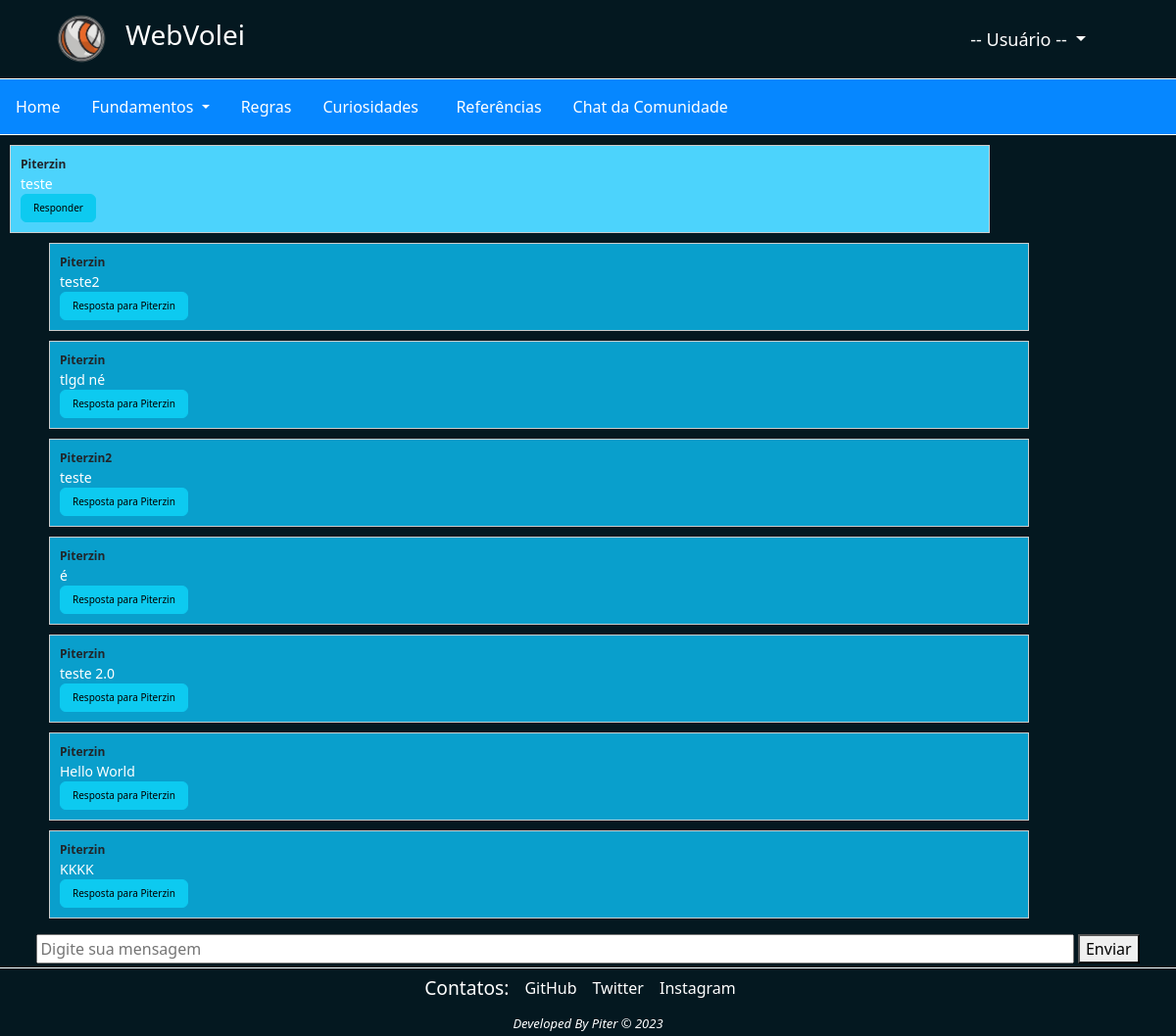
The app's page /openChat/ (signed in), older data.
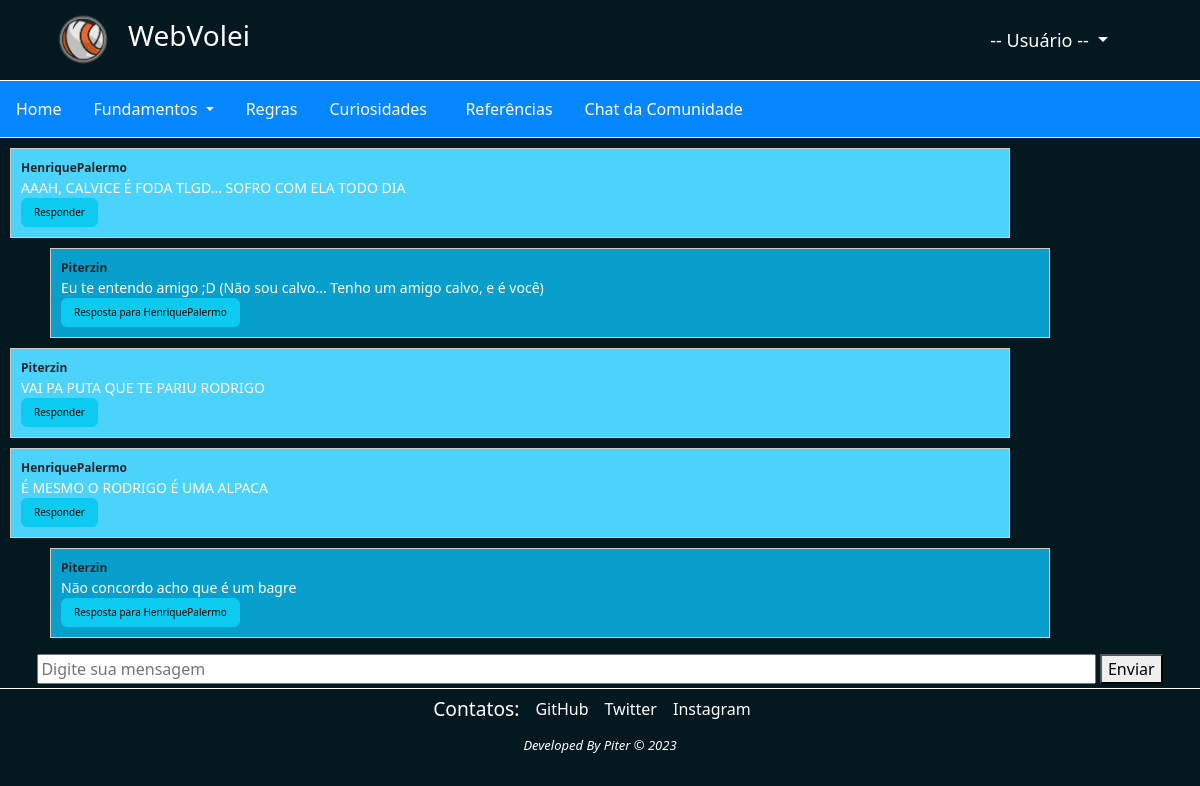
The same page, newer data.
### Entrada/models.py (models this page shows, shortened)
class Mensage(models.Model):
    id = models.DecimalField(primary_key=True, max_digits=20, decimal_places=0)
    mensage = models.CharField(max_length=400, blank=True)
    id_user = models.CharField(max_length=150, blank=True)
    key = models.ForeignKey("self", related_name="self", on_delete=models.CASCADE, null=True, blank=True)

### Entrada/views.py (the view)
# urls.py: path('openChat/', views.openChat, name="openChat"),
@login_required(login_url="openLogin")
def openChat(request):
    mensages = Mensage.objects.all()
    return render(request,'chat.html',{"caso1": True, "mensagens": mensages})

### Entrada/templates/chat.html (shortened to what the changed rows need)
<!DOCTYPE html>
<html lang="pt-br">
<head>
    <link href="https://cdn.jsdelivr.net/npm/bootstrap@5.3.1/dist/css/bootstrap.min.css" rel="stylesheet"
>
    <link rel="stylesheet" href="https://cdn.jsdelivr.net/npm/bootstrap-icons@1.10.5/font/bootstrap-icons.css">
    <link rel="stylesheet" href="../static/css/css-Chat.css">
</head>
<body>
    <div id="con">
      <div id="textosMensage">
      {% for i in mensagens %}
      {% if i.key == None %}
      <div class="chat-message container-fluid" id="{{ i.mensage }}1" style="width: 1000px; overflow-x: auto;">
          <div class="user-name" id="user{{i.id_user}}">{{ i.id_user }}</div>
          <div class="message-content">{{ i.mensage }}</div>
          <button type="button" name="{{i.id_user}}" id="{{i.id}}" class="btn btn-info">Responder</button>
      </div>
      {% endif %}
      {% for f in mensagens %}
      {% if f.key == i %}
      <div class="chat-response container-fluid" name="{{ i.mensage }}" id="respostas" style="width: 1000px; overflow-x: auto;">
        <div class="user-name" id="user{{i.id_user}}">{{ f.id_user }}</div>
        <div class="message-content">{{ f.mensage }}</div>
        <a type="button" href="#{{i.mensage }}1" id="" class="btn btn-info">Resposta para {{ i.id_user }}</a>
      </div>
      {% endif %}
      {% endfor %}
      {% endfor %}
    </div>
  </div>
  </body>
</html>

Row changes from the older to the newer data that the page shows:
removed Mensage: id_user "Piterzin", mensage "teste", Mensage (id_user "Piterzin", mensage "teste2"), Mensage (id_user "Piterzin", mensage "tlgd né"), Mensage (id_user "Piterzin", mensage "é"), shown under "WebVolei"
removed Mensage: id_user "Piterzin2", mensage "teste", shown under "Piterzin"
removed Mensage: id_user "Piterzin", mensage "teste 2.0"
removed Mensage: id_user "Piterzin", mensage "Hello World"
removed Mensage: id_user "Piterzin", mensage "KKKK", {{ i.id_user }} "Piterzin"
added Mensage: id_user "HenriquePalermo", mensage "AAAH, CALVICE É FODA TLGD... SOFRO COM ELA TODO DIA", Mensage (id_user "Piterzin", mensage "Eu te entendo amigo ;D (Não sou calvo... Tenho um amigo calvo, e é você)"), shown under "WebVolei"
now on one of the page's lists (row edited): Mensage: id_user "Piterzin", mensage "VAI PA PUTA QUE TE PARIU RODRIGO"
added Mensage: id_user "HenriquePalermo", mensage "É MESMO O RODRIGO É UMA ALPACA", Mensage (id_user "Piterzin", mensage "Não concordo acho que é um bagre"), shown under "WebVolei"
